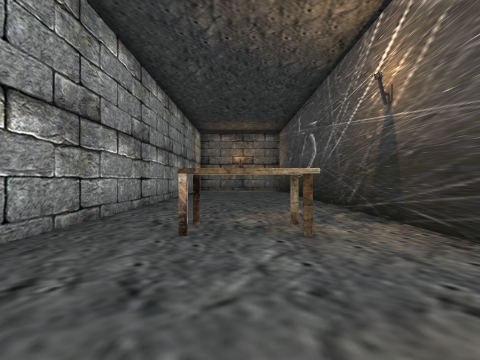
view 1 (above)

16 first-person views from a walk through a 3-D level made in the Unity game engine. The camera is 1.2 m above the floor, looks level and sees 80° across. The floor is counted in squares, 2 m on a side. Each view is taken from the middle of a square. On the plan, view 1 faces up. The plan holds only what a view shows up to about 9 squares ahead; the rest is blank. The place goes on beyond the plan.

view 2
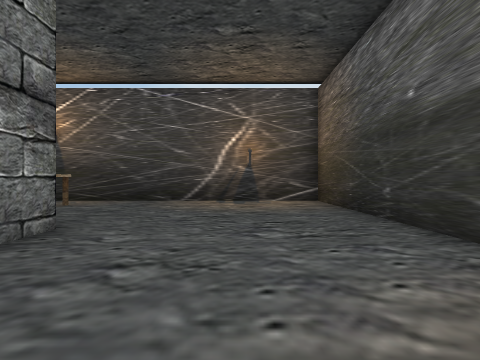

view 3
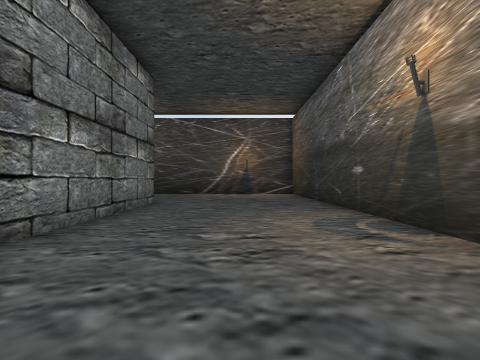

view 4
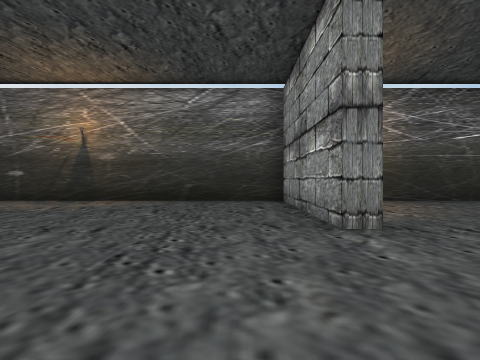

view 5
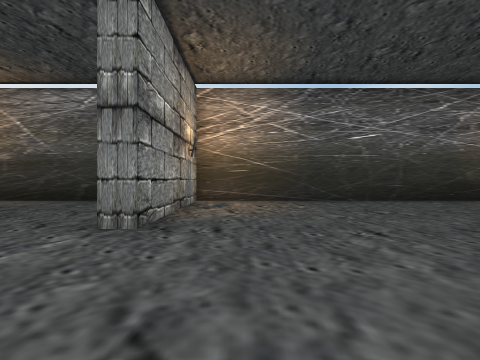

view 6
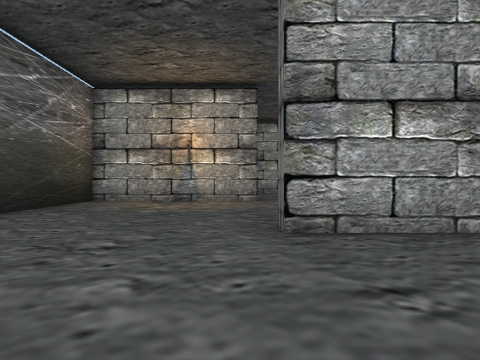

view 7
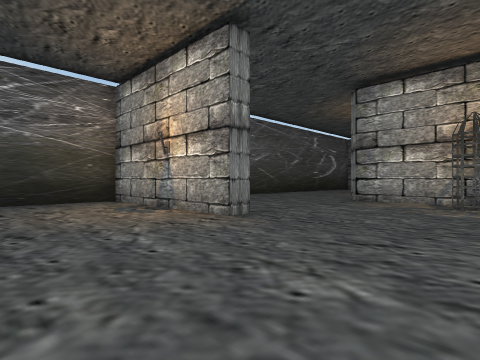

view 8
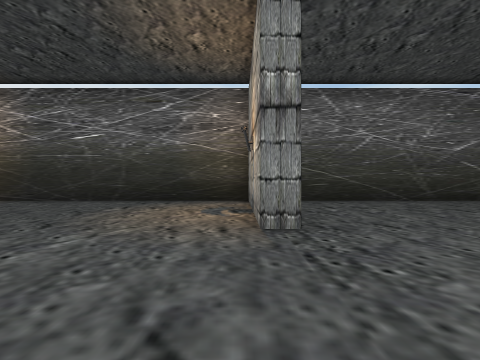

view 9
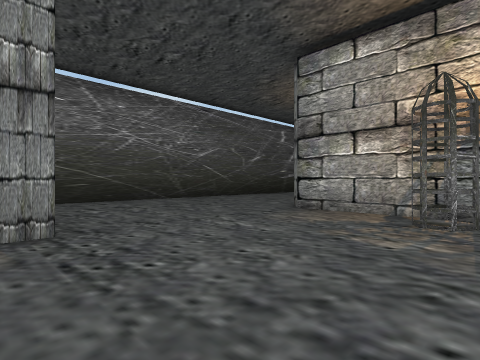

view 10
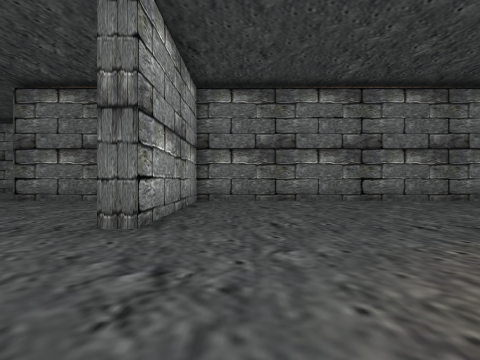

view 11
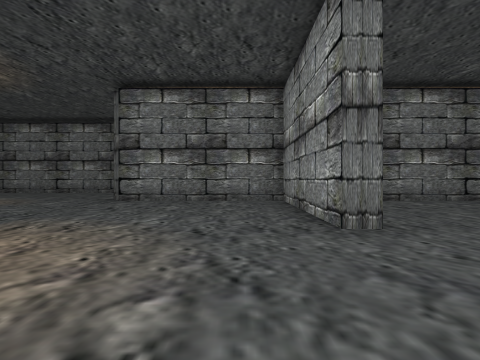

view 12
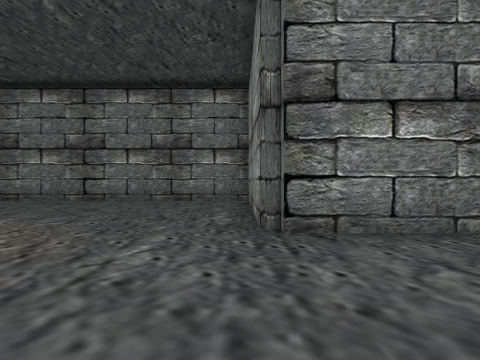

view 13
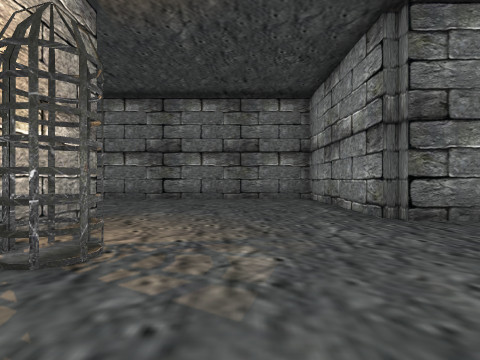

view 14
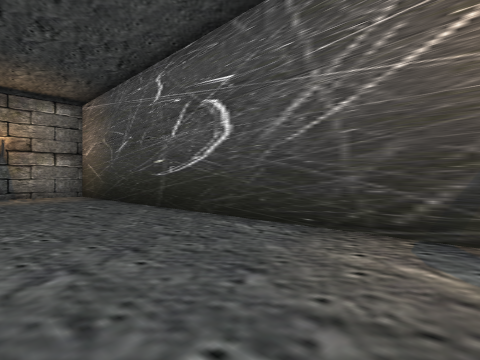

view 15
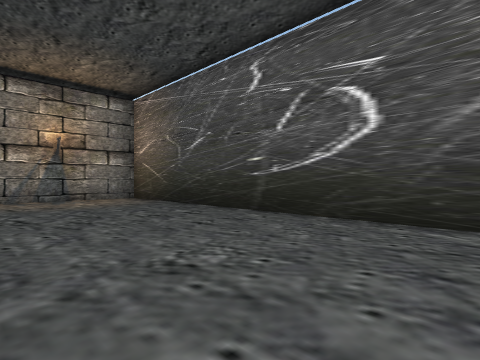

view 16
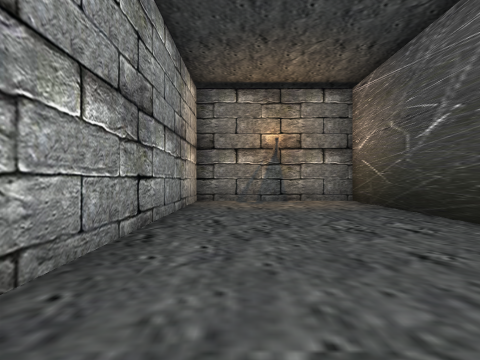

### Floor plan
Points are (right, up) in squares from view 1. A wall is a line through its corners. A room is listed if a view was taken in it or the views show most of it. See-through windows are left out.
Room 1 (views 1, 2, 3, 4, 5, 6, 7, 8, 9, 10, 11, 12, 13, 14, 15, 16)
walls: (-9, 6.2) (-17.2, 6.2) (-17.2, 1.5) (-17.7, 1.5) (-17.7, 6.2) (-22.5, 6.2); (-2.5, 1.2) (-7.4, 1.2); (-22.9, 1.5) (-22.3, 1.5) (-22.3, -3.3) (-12.8, -3.3) (-12.8, 1.5) (-12.3, 1.5) (-12.3, -3.3) (2.3, -3.3) (2.3, 16.2) (-2.2, 16.2) (-2.2, 2.6); (-22.7, 6.5) (-22.7, 11.2) (-27.5, 11.2); (-27.5, -3.3) (-23.8, -3.3)
objects: cage (-26, 4); table (0, 3) to (0, 4)

Positions as (right, up) in squares from view 1, and headings:
1: (0, 0), facing up
2: (-6, -1), facing right
3: (-10, -1), facing right
4: (-11, 5), facing down
5: (-14, 5), facing down
6: (-14, 1), facing left
7: (-19, 5), facing down-left
8: (-22, 5), facing down
9: (-22, 5), facing down-left
10: (-16, -2), facing up
11: (-19, -2), facing up
12: (-23, 3), facing up
13: (-25, 2), facing up
14: (-1, 5), facing up-right
15: (-2, 7), facing up-right
16: (-1, 8), facing up
